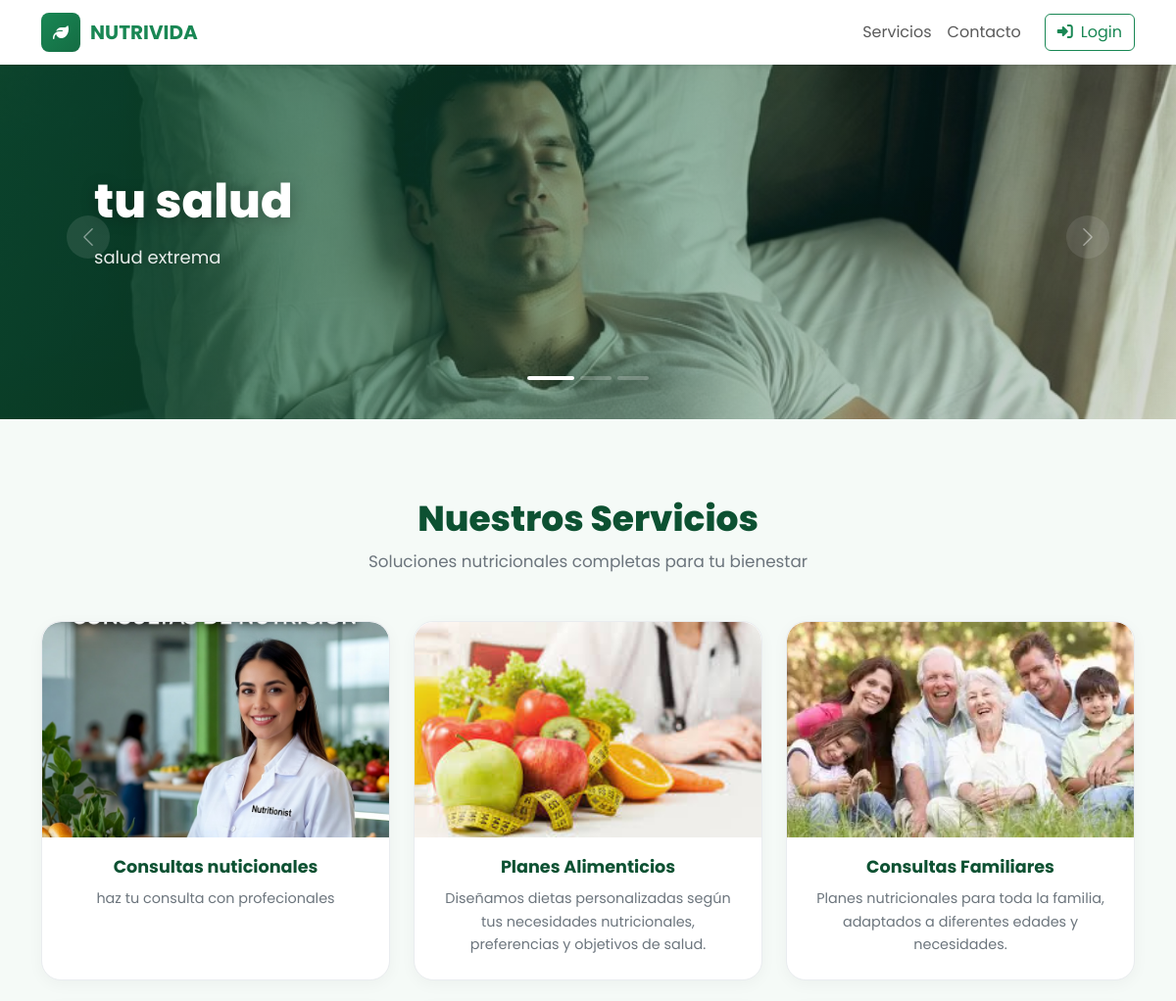
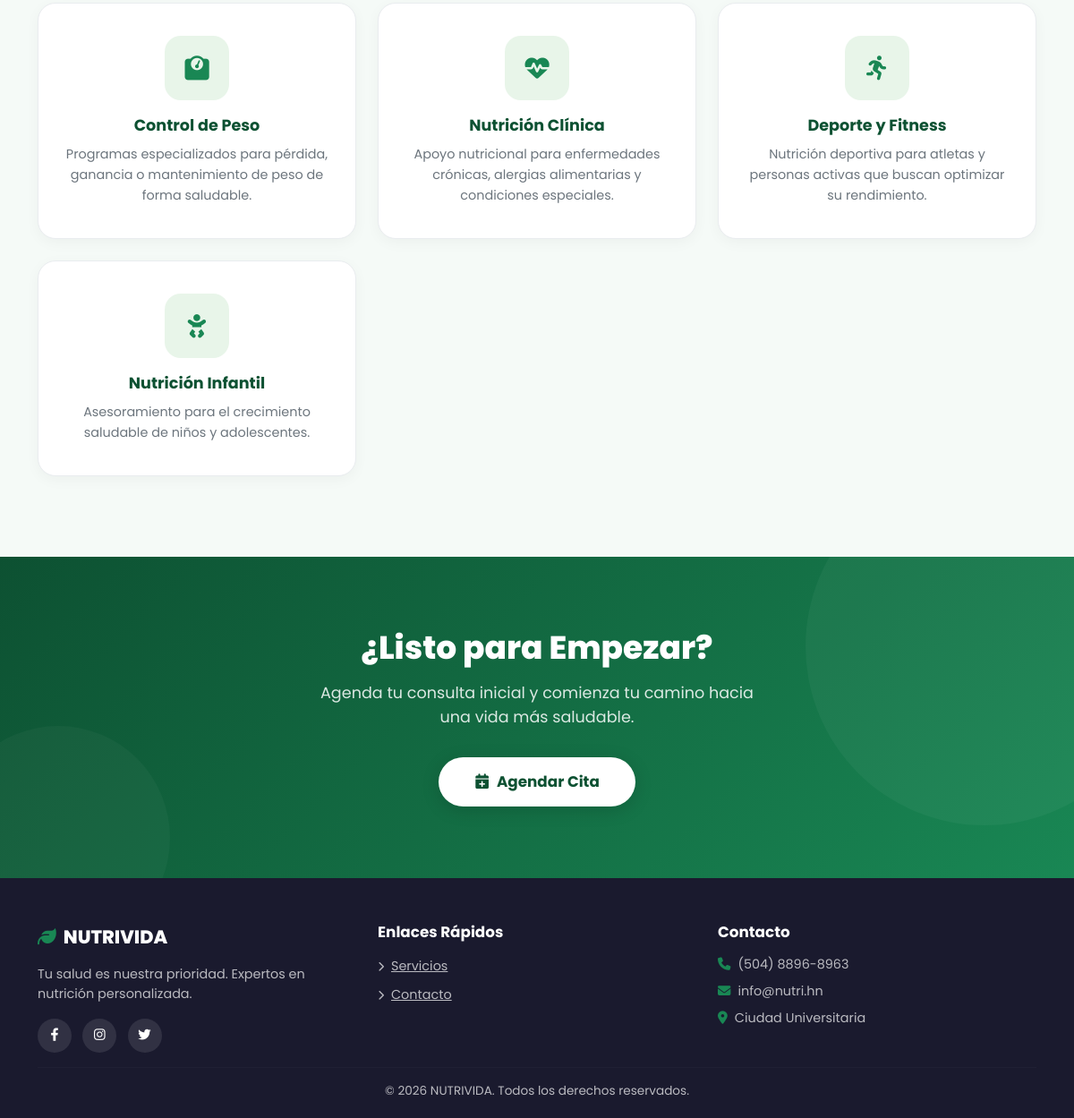
The page / on the database its author committed (2 pictures, top to bottom).
### tables this page shows
CREATE TABLE `inicio_banners` (
  `id` int(11) NOT NULL,
  `titulo` varchar(200) NOT NULL DEFAULT '',
  `subtitulo` text DEFAULT NULL,
  `btn_texto` varchar(100) DEFAULT NULL,
  `btn_link` varchar(400) DEFAULT NULL,
  `imagen` varchar(500) DEFAULT NULL,
  `bg_color` varchar(50) DEFAULT '#198754',
  `orden` int(11) DEFAULT 0,
  `activo` tinyint(1) DEFAULT 1,
  `created_at` timestamp NOT NULL DEFAULT current_timestamp()
);

CREATE TABLE `inicio_tarjetas` (
  `id` int(11) NOT NULL,
  `icono` varchar(100) DEFAULT 'fa-star',
  `titulo` varchar(200) NOT NULL DEFAULT '',
  `descripcion` text DEFAULT NULL,
  `imagen` varchar(500) DEFAULT NULL,
  `enlace` varchar(400) DEFAULT NULL,
  `orden` int(11) DEFAULT 0,
  `activo` tinyint(1) DEFAULT 1,
  `created_at` timestamp NOT NULL DEFAULT current_timestamp()
);

### index.php (the view, shortened to what this page needs)
<?php
require_once __DIR__ . '/db_connection.php';
function e_idx($s){ return htmlspecialchars((string)$s, ENT_QUOTES, 'UTF-8'); }
$conexion->query("CREATE TABLE IF NOT EXISTS inicio_banners (
    id INT AUTO_INCREMENT PRIMARY KEY,
    titulo VARCHAR(200) NOT NULL DEFAULT '',
    subtitulo TEXT,
    btn_texto VARCHAR(100),
    btn_link VARCHAR(400),
    imagen VARCHAR(500),
    bg_color VARCHAR(50) DEFAULT '#198754',
    orden INT DEFAULT 0,
    activo TINYINT(1) DEFAULT 1,
    created_at TIMESTAMP DEFAULT CURRENT_TIMESTAMP
)");
$conexion->query("CREATE TABLE IF NOT EXISTS inicio_tarjetas (
    id INT AUTO_INCREMENT PRIMARY KEY,
    icono VARCHAR(100) DEFAULT 'fa-star',
    titulo VARCHAR(200) NOT NULL DEFAULT '',
    descripcion TEXT,
    imagen VARCHAR(500),
    enlace VARCHAR(400),
    orden INT DEFAULT 0,
    activo TINYINT(1) DEFAULT 1,
    created_at TIMESTAMP DEFAULT CURRENT_TIMESTAMP
)");
$conexion->query("CREATE TABLE IF NOT EXISTS inicio_config (
    clave VARCHAR(80) PRIMARY KEY,
    valor TEXT
)");
$carouselInterval = 5000;
$rc = $conexion->query("SELECT valor FROM inicio_config WHERE clave='carousel_interval'");
if ($rc && $rr = $rc->fetch_assoc()) $carouselInterval = max(1000,(int)$rr['valor']);
$bannerSlides = [];
$res = $conexion->query("SELECT * FROM inicio_banners WHERE activo=1 ORDER BY orden ASC, id ASC");
if ($res) { while ($r = $res->fetch_assoc()) $bannerSlides[] = $r; }
$tarjetas = [];
$res = $conexion->query("SELECT * FROM inicio_tarjetas WHERE activo=1 ORDER BY orden ASC, id ASC");
if ($res) { while ($r = $res->fetch_assoc()) $tarjetas[] = $r; }
?>
<!DOCTYPE html>
<html lang="es">
<head>
    <link href="https://cdn.jsdelivr.net/npm/bootstrap@5.3.0/dist/css/bootstrap.min.css" rel="stylesheet">
    <link rel="stylesheet" href="https://cdnjs.cloudflare.com/ajax/libs/font-awesome/6.4.0/css/all.min.css">
    <link rel="stylesheet" href="assets/css/estilos.css">
</head>
<body>
    <nav class="navbar navbar-expand-lg navbar-light bg-white shadow-sm fixed-top">
        <div class="container">
            <a class="navbar-brand d-flex align-items-center me-3 text-decoration-none" href="index.php" style="gap:10px">
                <span style="width:40px;height:40px;display:inline-flex;align-items:center;justify-content:center;border-radius:8px;background:linear-gradient(135deg,#198754,#146c43);color:#fff;font-weight:700">
                    <i class="fas fa-leaf" style="font-size:16px"></i>
                </span>
                <span class="fw-bold" style="color:#198754;">NUTRIVIDA</span>
            </a>
            <div class="collapse navbar-collapse" id="navbarNav">
                <ul class="navbar-nav ms-auto">
                    <li class="nav-item">
                        <a class="nav-link" href="#servicios">Servicios</a>
                    </li>
                    <li class="nav-item">
                        <a class="nav-link" href="#contacto">Contacto</a>
                    </li>
                </ul>
            </div>
            <button class="btn btn-outline-success ms-3" id="loginBtn" data-bs-toggle="modal" data-bs-target="#loginModal">
                <i class="fas fa-sign-in-alt me-2"></i>Login
            </button>
        </div>
    </nav>
    <?php if (!empty($bannerSlides)): ?>
    <section class="nv-hero-carousel">
        <div id="heroCarousel" class="carousel slide" data-bs-ride="carousel" data-bs-interval="<?= $carouselInterval; ?>">
            <?php if (count($bannerSlides) > 1): ?>
            <div class="carousel-indicators">
                <?php foreach ($bannerSlides as $i => $sl): ?>
                <button type="button" data-bs-target="#heroCarousel" data-bs-slide-to="<?= $i; ?>"
                    <?= $i===0 ? 'class="active" aria-current="true"' : ''; ?>></button>
                <?php endforeach; ?>
            </div>
            <?php endif; ?>
            <div class="carousel-inner">
                <?php foreach ($bannerSlides as $i => $sl):
                    $imgSrc = ($sl['imagen'] && file_exists(__DIR__.'/'.$sl['imagen'])) ? $sl['imagen'] : null;
                ?>
                <div class="carousel-item <?= $i===0?'active':''; ?>">
                    <?php if ($imgSrc): ?>
                    <div class="nv-slide-bg" style="background-image:url('<?= e_idx($imgSrc); ?>');"></div>
                    <?php else: ?>
                    <div class="nv-slide-bg" style="background:<?= e_idx($sl['bg_color'] ?? '#198754'); ?>;"></div>
                    <?php endif; ?>
                    <div class="nv-slide-overlay"></div>
                    <div class="nv-slide-content">
                        <h1 class="nv-slide-title"><?= e_idx($sl['titulo']); ?></h1>
                        <?php if ($sl['subtitulo']): ?>
                        <p class="nv-slide-sub"><?= e_idx($sl['subtitulo']); ?></p>
                        <?php endif; ?>
                    </div>
                </div>
                <?php endforeach; ?>
            </div>
            <?php if (count($bannerSlides) > 1): ?>
            <button class="carousel-control-prev" type="button" data-bs-target="#heroCarousel" data-bs-slide="prev">
                <span class="carousel-control-prev-icon"></span>
            </button>
            <button class="carousel-control-next" type="button" data-bs-target="#heroCarousel" data-bs-slide="next">
                <span class="carousel-control-next-icon"></span>
            </button>
            <?php endif; ?>
        </div>
    </section>
    <?php endif; ?>
    <section id="servicios" class="nv-services-section">
        <div class="container">
            <div class="text-center mb-5">
                <h2 class="nv-section-title">Nuestros Servicios</h2>
                <p class="nv-section-sub">Soluciones nutricionales completas para tu bienestar</p>
            </div>
            <?php if (!empty($tarjetas)): ?>
            <div class="row g-4">
                <?php foreach ($tarjetas as $t): ?>
                <div class="col-md-6 col-lg-4">
                    <div class="nv-service-card <?= (!empty($t['imagen']) && file_exists(__DIR__.'/'.$t['imagen'])) ? 'has-image' : ''; ?>">
                        <?php if (!empty($t['imagen']) && file_exists(__DIR__.'/'.$t['imagen'])): ?>
                        <div class="nv-card-img">
                            <img src="<?= e_idx($t['imagen']); ?>" alt="<?= e_idx($t['titulo']); ?>" loading="lazy">
                        </div>
                        <?php else: ?>
                        <div class="nv-card-icon">
                            <i class="fas <?= e_idx($t['icono'] ?: 'fa-star'); ?>"></i>
                        </div>
                        <?php endif; ?>
                        <h5 class="nv-card-title"><?= e_idx($t['titulo']); ?></h5>
                        <?php if (!empty($t['descripcion'])): ?>
                        <p class="nv-card-desc"><?= e_idx($t['descripcion']); ?></p>
                        <?php endif; ?>
                    </div>
                </div>
                <?php endforeach; ?>
            </div>
            <?php endif; ?>
        </div>
    </section>
    <section id="contacto" class="nv-cta-section">
        <div class="container text-center position-relative" style="z-index:2;">
            <h2 class="nv-cta-title">¿Listo para Empezar?</h2>
            <p class="nv-cta-sub">
                Agenda tu consulta inicial y comienza tu camino hacia una vida más saludable.
            </p>
            <button class="nv-cta-btn" data-bs-toggle="modal" data-bs-target="#loginModal">
                <i class="fas fa-calendar-plus me-2"></i>Agendar Cita
            </button>
        </div>
    </section>
    <footer class="nv-footer text-white">
        <div class="container">
            <div class="row g-4">
                <div class="col-md-4">
                    <div class="nv-footer-brand mb-3">
                        <i class="fas fa-leaf me-2" style="color:var(--nv-green);"></i>NUTRIVIDA
                    </div>
                    <p>Tu salud es nuestra prioridad. Expertos en nutrición personalizada.</p>
                    <div class="nv-footer-social mt-3">
                        <a href="#"><i class="fab fa-facebook-f"></i></a>
                        <a href="#"><i class="fab fa-instagram"></i></a>
                        <a href="#"><i class="fab fa-twitter"></i></a>
                    </div>
                </div>
                <div class="col-md-4">
                    <h5>Enlaces Rápidos</h5>
                    <ul class="list-unstyled">
                        <li class="mb-2"><a href="#servicios"><i class="fas fa-chevron-right me-2" style="font-size:.7rem;"></i>Servicios</a></li>
                        <li class="mb-2"><a href="#contacto"><i class="fas fa-chevron-right me-2" style="font-size:.7rem;"></i>Contacto</a></li>
                    </ul>
                </div>
                <div class="col-md-4">
                    <h5>Contacto</h5>
                    <p class="mb-2"><i class="fas fa-phone me-2" style="color:var(--nv-green);"></i>(504) 8896-8963</p>
                    <p class="mb-2"><i class="fas fa-envelope me-2" style="color:var(--nv-green);"></i>info@nutri.hn</p>
                    <p class="mb-2"><i class="fas fa-map-marker-alt me-2" style="color:var(--nv-green);"></i>Ciudad Universitaria</p>
                </div>
            </div>
            <hr style="border-color:rgba(255,255,255,.1);">
            <div class="text-center">
                <p class="mb-0" style="font-size:.85rem;">&copy; 2026 NUTRIVIDA. Todos los derechos reservados.</p>
            </div>
        </div>
    </footer>
</body>
</html>

### assets/css/estilos.css (style rules this page uses)
body { font-family: 'Roboto', sans-serif; }

### index.php (style rules this page uses)
:root { --nv-green:#198754; --nv-dark:#0d5132; --nv-light:#e8f5e9; --nv-bg:#f5faf7; }
body { font-family:'Poppins','Segoe UI',system-ui,sans-serif; }
.nv-hero-carousel { margin-top:56px; position:relative; overflow:hidden; }
.nv-hero-carousel .carousel-item { min-height:372px; }
.nv-slide-bg { position:absolute; inset:0; background-size:cover; background-position:center; }
.nv-slide-overlay { position:absolute; inset:0; background:linear-gradient(105deg,rgba(13,81,50,.82) 0%,rgba(13,81,50,.45) 50%,rgba(0,0,0,.15) 100%); }
.nv-slide-content { position:relative; z-index:2; height:372px; display:flex; flex-direction:column; justify-content:center; padding:38px 8%; max-width:750px; }
.nv-slide-title { font-size:clamp(2rem,4vw,3.4rem); font-weight:800; color:#fff; line-height:1.15; text-shadow:0 3px 16px rgba(0,0,0,.25); margin-bottom:16px; }
.nv-slide-sub { font-size:clamp(.95rem,1.5vw,1.2rem); color:rgba(255,255,255,.9); line-height:1.6; margin-bottom:28px; text-shadow:0 1px 6px rgba(0,0,0,.2); max-width:520px; }
.nv-hero-carousel .carousel-indicators { bottom:24px; }
.nv-hero-carousel .carousel-indicators [data-bs-target] { width:32px; height:4px; border-radius:4px; border:none; background:rgba(255,255,255,.45); transition:.3s; }
.nv-hero-carousel .carousel-indicators .active { background:#fff; width:48px; }
.nv-hero-carousel .carousel-control-prev-icon, .nv-hero-carousel .carousel-control-next-icon { width:44px; height:44px; background-color:rgba(255,255,255,.2); border-radius:50%; background-size:50%; }
.nv-services-section { background:var(--nv-bg); padding:80px 0 90px; }
.nv-section-title { font-size:clamp(1.6rem,3vw,2.4rem); font-weight:800; color:var(--nv-dark); margin-bottom:10px; }
.nv-section-sub { font-size:1.05rem; color:#6c757d; max-width:560px; margin:0 auto; }
.nv-service-card { background:#fff; border-radius:20px; padding:36px 28px; text-align:center; border:1px solid #e9ecef; box-shadow:0 4px 16px rgba(0,0,0,.04); transition:.35s cubic-bezier(.25,.46,.45,.94); height:100%; }
.nv-service-card.has-image { padding:0; overflow:hidden; }
.nv-card-img { width:100%; height:220px; overflow:hidden; border-radius:20px 20px 0 0; }
.nv-card-img img { width:100%; height:100%; object-fit:cover; transition:.4s; }
.has-image .nv-card-title, .has-image .nv-card-desc { padding:0 24px; }
.has-image .nv-card-title { padding-top:20px; }
.has-image .nv-card-desc { padding-bottom:24px; }
.nv-card-icon { width:72px; height:72px; border-radius:18px; background:var(--nv-light); display:flex; align-items:center; justify-content:center; margin:0 auto 18px; font-size:1.7rem; color:var(--nv-green); transition:.3s; }
.nv-card-title { font-size:1.1rem; font-weight:700; color:var(--nv-dark); margin-bottom:10px; }
.nv-card-desc { font-size:.9rem; color:#6c757d; line-height:1.6; margin-bottom:0; }
.nv-cta-section { background:linear-gradient(135deg,var(--nv-dark) 0%,var(--nv-green) 100%); padding:80px 0; position:relative; overflow:hidden; }
.nv-cta-section::before { content:''; position:absolute; width:400px; height:400px; border-radius:50%; background:rgba(255,255,255,.04); top:-100px; right:-100px; }
.nv-cta-section::after { content:''; position:absolute; width:250px; height:250px; border-radius:50%; background:rgba(255,255,255,.03); bottom:-80px; left:-60px; }
.nv-cta-title { font-size:clamp(1.8rem,3vw,2.6rem); font-weight:800; color:#fff; margin-bottom:16px; }
.nv-cta-sub { font-size:1.1rem; color:rgba(255,255,255,.85); max-width:520px; margin:0 auto 32px; }
.nv-cta-btn { background:#fff; color:var(--nv-dark); font-weight:700; border:none; border-radius:50px; padding:15px 40px; font-size:1.05rem; transition:.3s; box-shadow:0 4px 20px rgba(0,0,0,.15); }
.nv-footer { background:#1a1a2e; padding:50px 0 20px; }
.nv-footer h5 { font-weight:700; margin-bottom:16px; color:#fff; font-size:1.05rem; }
.nv-footer p, .nv-footer a { color:rgba(255,255,255,.7); font-size:.9rem; }
.nv-footer-brand { font-size:1.3rem; font-weight:800; color:#fff; }
.nv-footer-social a { width:38px; height:38px; border-radius:50%; background:rgba(255,255,255,.1); display:inline-flex; align-items:center; justify-content:center; color:#fff; margin-right:8px; transition:.3s; font-size:.9rem; text-decoration:none; }

### rows shown on the page
inicio_banners: imagen (picture), titulo "tu salud", subtitulo "salud extrema"
inicio_tarjetas: imagen (picture), titulo "Consultas nuticionales", descripcion "haz tu consulta con profecionales"
inicio_tarjetas: imagen (picture), titulo "Planes Alimenticios", descripcion "Diseñamos dietas personalizadas según tus necesidades nutricionales, preferencias y objetivos de salud."
inicio_tarjetas: imagen (picture), titulo "Consultas Familiares", descripcion "Planes nutricionales para toda la familia, adaptados a diferentes edades y necesidades."
inicio_tarjetas: titulo "Control de Peso", descripcion "Programas especializados para pérdida, ganancia o mantenimiento de peso de forma saludable."
inicio_tarjetas: titulo "Nutrición Clínica", descripcion "Apoyo nutricional para enfermedades crónicas, alergias alimentarias y condiciones especiales."
inicio_tarjetas: titulo "Deporte y Fitness", descripcion "Nutrición deportiva para atletas y personas activas que buscan optimizar su rendimiento."
inicio_tarjetas: titulo "Nutrición Infantil", descripcion "Asesoramiento para el crecimiento saludable de niños y adolescentes."
